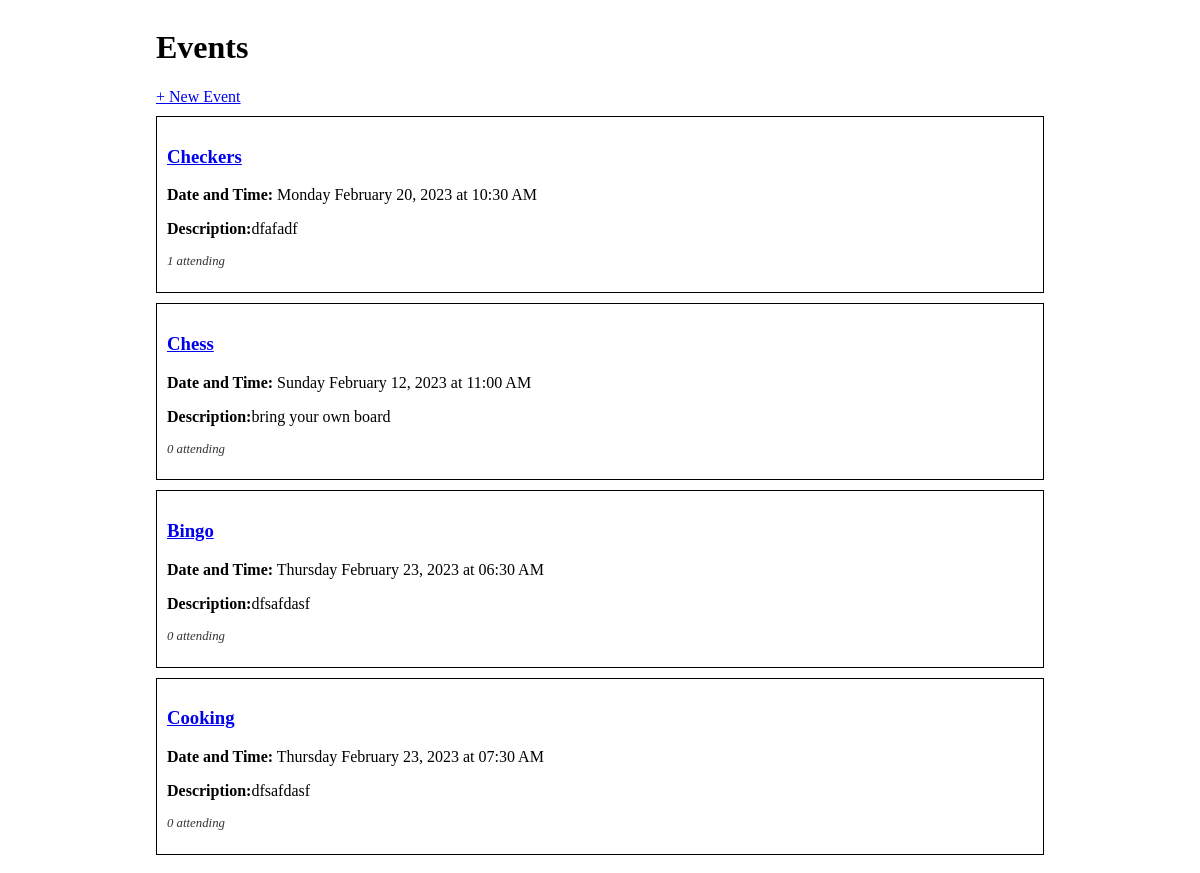
Before: / with the older database file.
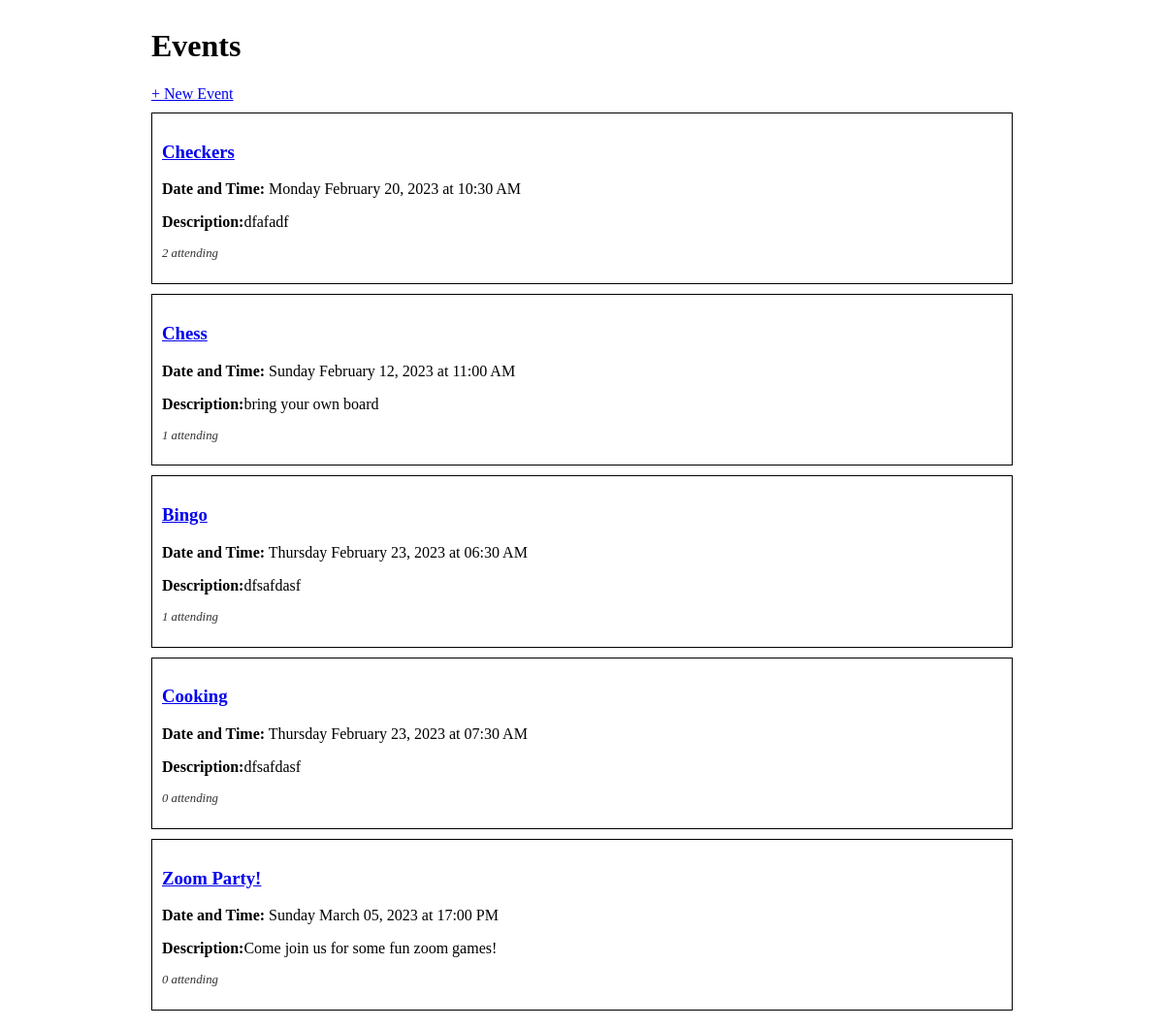
After: the same page with the newer database file.
### events_app/models.py (models this page shows, shortened)
class Event(db.Model):
    __tablename__ = 'event'
    id = db.Column(db.Integer, primary_key=True)
    title = db.Column(db.String(80))
    description = db.Column(db.String(300))
    date_and_time = db.Column(db.DateTime)
    guests = db.relationship("Guest", secondary='event_guest', back_populates="events_attending")

### events_app/routes.py (the view)
@main.route('/')
def index():
    events_data = Event.query.all()
    return render_template('index.html', events_data=events_data)

### events_app/templates/index.html
{% extends 'base.html' %}
{% block content %}
<h1>Events</h1>
<a href="/create">+ New Event</a>
{% for event in events_data %}
    <div class="event-container">
        <h3><a href="/event/{{event.id}}">{{event.title}}</a></h3>
        <p><strong>Date and Time:</strong>{{ event.date_and_time.strftime(' %A %B %d, %Y at %H:%M %p') }}</p>
        <p><strong>Description:</strong>{{event.description}}</p>
        <p class="small-text">
            {{ event.guests|length }} attending
        </p>
    </div>
{% endfor %}
{% endblock %}

### events_app/templates/base.html (shortened to what this page needs)
<!DOCTYPE html>
<html>
    <head>
        <link rel="stylesheet" href="/static/style.css">
    </head>
    <body>
        <div id="content">
            {% block content %}{% endblock %}
        </div>
    </body>
</html>

### events_app/static/style.css (style rules this page uses)
body { display: flex; justify-content: center; }
#content { width: 75%; }
.event-container { border: 1px solid #000; margin: 10px 0; padding: 10px; }
.small-text { font-size: 0.8em; color: #333; font-style: italic; }

Changed rows visible on the page:
computed for Event "Checkers": guests|length "1" → "2"
computed for Event "Chess": guests|length "0" → "1"
computed for Event "Bingo": guests|length "0" → "1"
added Event: title "Zoom Party!", date_and_time "Sunday March 05, 2023 at 17:00 PM", description "Come join us for some fun zoom games!", guests|length "0"
